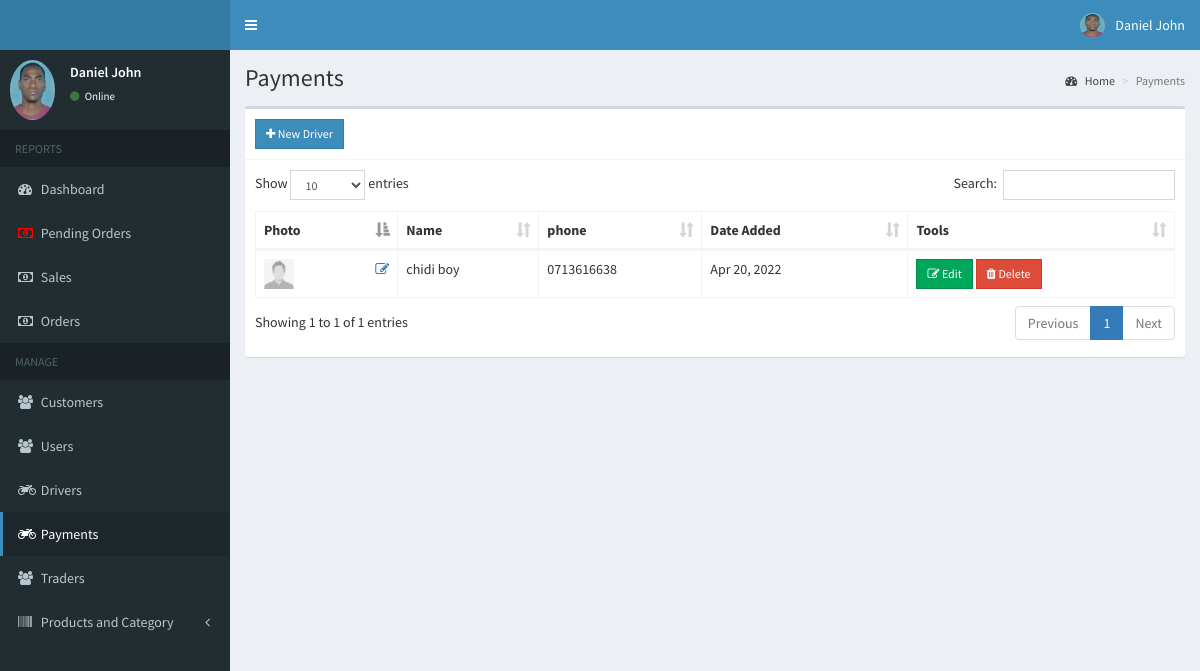
The page /admin/payment.php (signed in) on the database its author committed.
### tables this page shows
CREATE TABLE IF NOT EXISTS `users` (
  `id` int(11) NOT NULL AUTO_INCREMENT,
  `email` varchar(200) DEFAULT NULL,
  `password` varchar(60) DEFAULT NULL,
  `type` int(1) DEFAULT NULL,
  `firstname` varchar(50) DEFAULT NULL,
  `lastname` varchar(50) DEFAULT NULL,
  `address` text,
  `contact_info` varchar(100) DEFAULT NULL,
  `photo` varchar(200) DEFAULT NULL,
  `status` int(1) DEFAULT NULL,
  `activate_code` varchar(15) DEFAULT NULL,
  `reset_code` varchar(15) DEFAULT NULL,
  `created_on` date NOT NULL,
  PRIMARY KEY (`id`)
);

CREATE TABLE IF NOT EXISTS `sales` (
  `id` int(11) NOT NULL AUTO_INCREMENT,
  `user_id` int(11) NOT NULL,
  `pay_id` varchar(50) DEFAULT NULL,
  `delivery_status` varchar(15) DEFAULT NULL,
  `sales_date` date NOT NULL,
  PRIMARY KEY (`id`)
);

### admin/includes/session.php (called while the page is built, shortened)
<?php
	include '../includes/conn.php';
	$conn = $pdo->open();
	$stmt = $conn->prepare("SELECT * FROM users WHERE id=:id");
	$stmt->execute(['id'=>$_SESSION['admin']]);
	$admin = $stmt->fetch();
?>

### admin/payment.php (the view, shortened to what this page needs)
<?php include 'includes/session.php'; ?>
<?php include 'includes/header.php'; ?>
<body class="hold-transition skin-blue sidebar-mini">
<div class="wrapper">
  <?php include 'includes/navbar.php'; ?>
  <?php include 'includes/menubar.php'; ?>
  <div class="content-wrapper">
    <section class="content-header">
      <h1>
        Payments
      </h1>
      <ol class="breadcrumb">
        <li><a href="#"><i class="fa fa-dashboard"></i> Home</a></li>
        <li class="active">Payments</li>
      </ol>
    </section>
    <section class="content">
      <div class="row">
        <div class="col-xs-12">
          <div class="box">
            <div class="box-header with-border">
              <a href="#addnew2" data-toggle="modal" class="btn btn-primary btn-sm btn-flat"><i class="fa fa-plus"></i> New Driver</a>
            </div>
            <div class="box-body">
              <table id="example1" class="table table-bordered">
                <thead>
                  <th>Photo</th>
                  <th>Name</th>
                  <th>phone</th>
                  <th>Date Added</th>
                  <th>Tools</th>
                </thead>
                <tbody>
                  <?php
                    $conn = $pdo->open();
                    $type=3;
                    try{
                      $stmt = $conn->prepare("SELECT * FROM users WHERE type=".$type);
                      $stmt->execute();
                      foreach($stmt as $row){
                        $image = (!empty($row['photo'])) ? '../images/'.$row['photo'] : '../images/profile.jpg';
                        echo "
                          <tr>
                            <td>
                              <img src='".$image."' height='30px' width='30px'>
                              <span class='pull-right'><a href='#edit_photo' class='photo' data-toggle='modal' data-id='".$row['id']."'><i class='fa fa-edit'></i></a></span>
                            </td>
                            <td>".$row['firstname']."</td>
                            <td>".$row['contact_info']."</td>
                            <td>".date('M d, Y', strtotime($row['created_on']))."</td>
                            <td>
                              <button class='btn btn-success btn-sm edit btn-flat' data-id='".$row['id']."'><i class='fa fa-edit'></i> Edit</button>
                              <button class='btn btn-danger btn-sm delete btn-flat' data-id='".$row['id']."'><i class='fa fa-trash'></i> Delete</button>
                            </td>
                          </tr>
                        ";
                      }
                    }
                    catch(PDOException $e){
                      echo $e->getMessage();
                    }
                  ?>
                </tbody>
              </table>
            </div>
          </div>
        </div>
      </div>
    </section>
  </div>
</div>
</body>
</html>

### admin/includes/navbar.php (shortened to what this page needs)
<header class="main-header">
  <a href="#" class="logo">
  </a>
  <nav class="navbar navbar-static-top">
    <a href="#" class="sidebar-toggle" data-toggle="push-menu" role="button">
    </a>
    <div class="navbar-custom-menu">
      <ul class="nav navbar-nav">
        <li class="dropdown user user-menu">
          <a href="#" class="dropdown-toggle" data-toggle="dropdown">
            <img src="<?php echo (!empty($admin['photo'])) ? '../images/'.$admin['photo'] : '../images/profile.jpg'; ?>" class="user-image" alt="User Image">
            <span class="hidden-xs"><?php echo $admin['firstname'].' '.$admin['lastname']; ?></span>
          </a>
        </li>
      </ul>
    </div>
  </nav>
</header>

### admin/includes/menubar.php (shortened to what this page needs)
<aside class="main-sidebar">
  <section class="sidebar">
    <div class="user-panel">
      <div class="pull-left image">
        <img src="<?php echo (!empty($admin['photo'])) ? '../images/'.$admin['photo'] : '../images/profile.jpg'; ?>" class="img-circle" alt="User Image">
      </div>
      <div class="pull-left info">
        <p><?php echo $admin['firstname'].' '.$admin['lastname']; ?></p>
        <a><i class="fa fa-circle text-success"></i> Online</a>
      </div>
    </div>
    <ul class="sidebar-menu" data-widget="tree">
      <li class="header">REPORTS</li>
      <li><a href="home.php"><i class="fa fa-dashboard"></i> <span>Dashboard</span></a></li>
      <li><a href="sales3.php">
      <?php
                    $conn = $pdo->open();
                      $stmt = $conn->prepare("SELECT *, sales.id AS salesid FROM sales LEFT JOIN users ON users.id=sales.user_id ORDER BY salesid DESC");
                      $stmt->execute();
                        while($row=$stmt->fetch()):
                          $stat1='Pending';
                          $stat=$row['delivery_status'];
                          if( $stat== $stat1){
      ?>
      <i class='fa fa-money blink_text'></i>
      <?php }
      else{
        ?><i class='fa fa-money'></i>  <?php
      ;}
       break;
      ?><?php endwhile; ?>
      <span>Pending Orders</span></a></li>
      <li><a href="sales.php"><i class="fa fa-money"></i> <span>Sales</span></a></li>
      <li><a href="sales2.php"><i class="fa fa-money"></i> <span>Orders</span></a></li>
      <li class="header">MANAGE</li>
      <li><a href="users.php"><i class="fa fa-users"></i> <span>Customers</span></a></li>
      <li><a href="users1.php"><i class="fa fa-users"></i> <span>Users</span></a></li>
      <li><a href="drivers.php"><i class="fa fa-motorcycle"></i> <span>Drivers</span></a></li>
      <li><a href="payment.php"><i class="fa fa-motorcycle"></i> <span>Payments</span></a></li>
      <li><a href="trader.php"><i class="fa fa-users"></i> <span>Traders</span></a></li>
      <li class="treeview">
        <a href="#">
          <i class="fa fa-barcode"></i>
          <span>Products and Category</span>
          <span class="pull-right-container">
            <i class="fa fa-angle-left pull-right"></i>
          </span>
        </a>
      </li>
    </ul>
  </section>
</aside>

### admin/includes/menubar.php (style rules this page uses)
.blink_text { animation:1s blinker linear infinite; -webkit-animation:1s blinker linear infinite; -moz-animation:1s blinker linear infinite; color: red; }

### rows shown on the page
users: photo (picture), firstname "Daniel", lastname "John"
sales: delivery_status "Pending" (drawn)
users: firstname "chidi boy", contact_info "0713616638", created_on "Apr 20, 2022"
